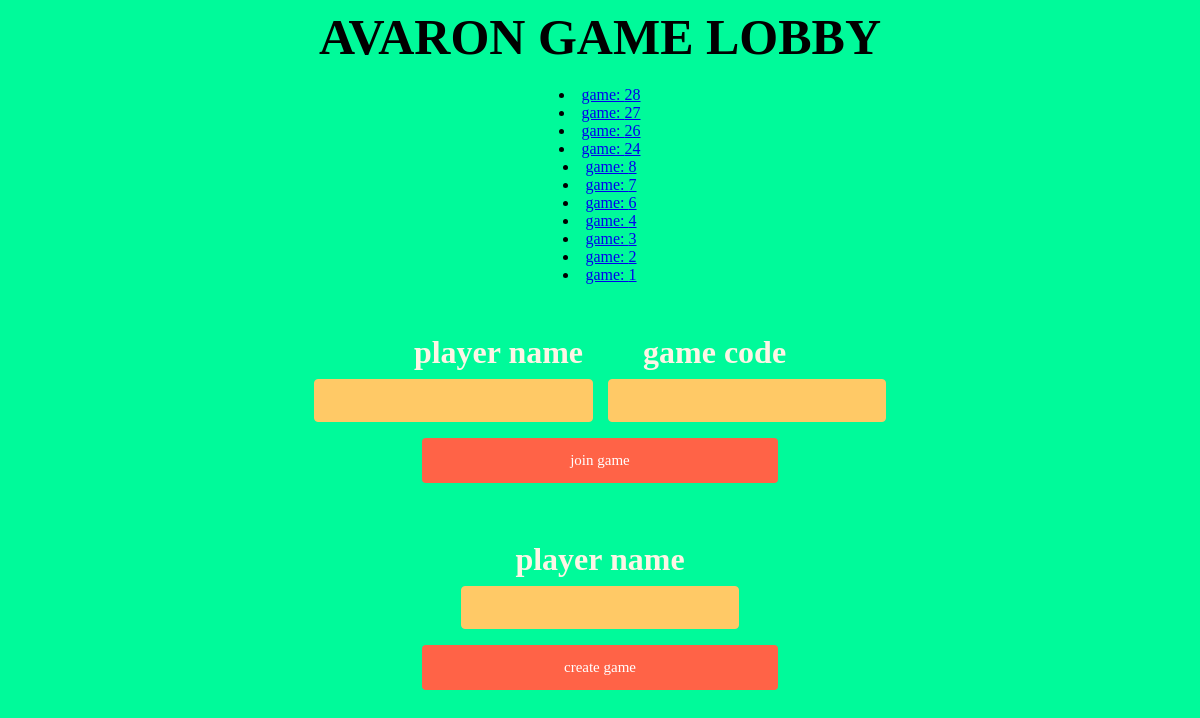
/avaron/, run on an earlier commit of the app's database.
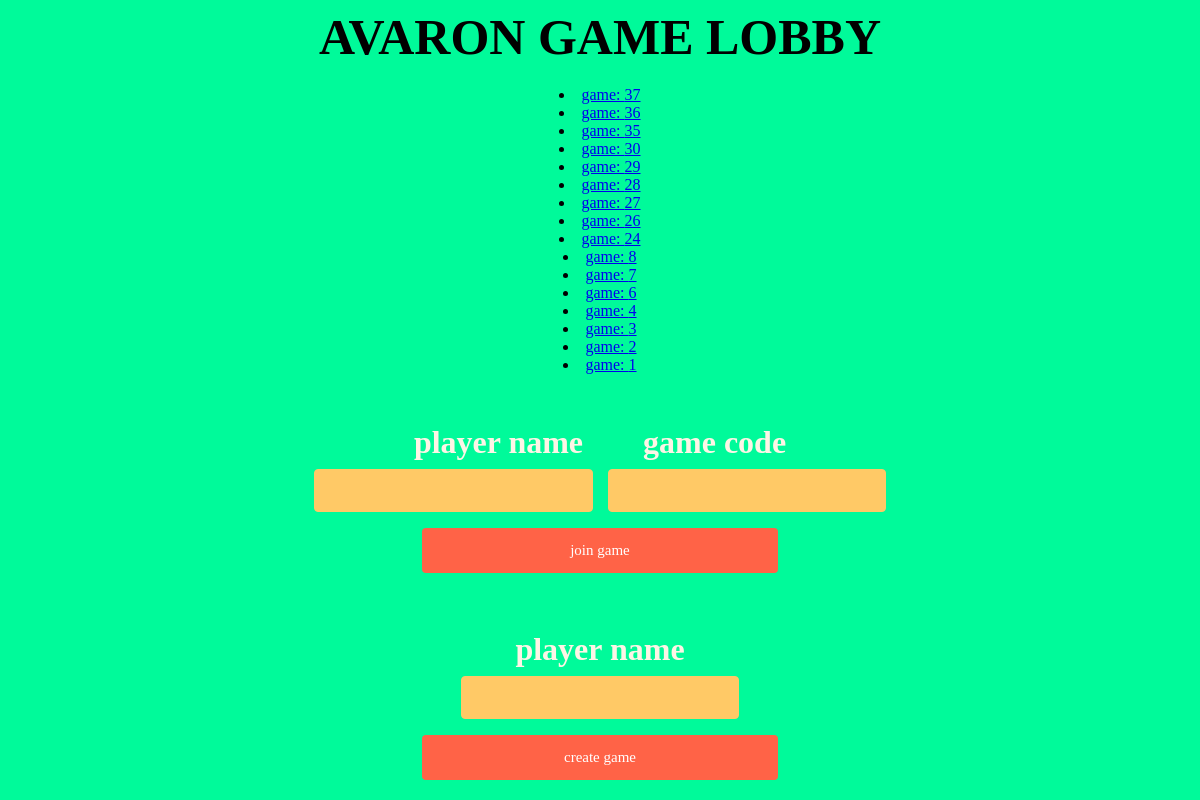
And on a later commit of the database.
### avaron/models.py (models this page shows, shortened)
class Game(models.Model):
	room_num = models.IntegerField()
	pub_date = models.DateTimeField('date created')

### avaron/views.py (the view)
def index(request):
    latest_game_list = Game.objects.order_by('-pub_date')
    template = loader.get_template('avaron/index.html')
    context = {
        'latest_game_list': latest_game_list,
    }
    request.session['gameEntry']="na"
    return HttpResponse(template.render(context, request))

### avaron/templates/avaron/index.html (shortened to what this page needs)
<!DOCTYPE html>
<html>
<head>
{% load static %}
<link href="{% static 'avaron/lobby.css' %}" rel="stylesheet" type="text/css"/>
</head>
<body>
	<h1><montserratb>AVARON GAME LOBBY</montserratb></h1>
	<p class = "bottomspace2">
	{% if latest_game_list %}
    {% for game in latest_game_list %}
        <li><a href="{% url 'avaron:game_room' game.room_num %}"><montserrat>game: {{ game.room_num }}</montserrat></a></li>
    {% endfor %}
	{% else %}</p>
    <p><montserrat>No games exist.</montserrat></p>
{% endif %}
<p class = "bottomspace">
<form action = "make_player/" method="post">
<montserrat><whiteC><h1>player name<ind>game code</ind> </h1></whiteC></montserrat>
<p><input id="player_name" type="text" name="player_field"><ind2><input id="game_num" type="text" name="game_field"></ind2></p>
<input type="submit" value="join game">
</form></p>
<p class = "bottomspace">
<form action = "make_game/" method="post">
<montserrat><whiteC><h1>player name</h1></whiteC></montserrat>
<p><input id="player_name" type="text" name="player_field"></p>
<input type="submit" value="create game">
</form></p>
</body>
</html>

### avaron/static/avaron/lobby.css (style rules this page uses)
p { margin: 0; }
.bottomspace { margin-bottom: 50px; }
.bottomspace2 { margin-bottom: 20px; }
montserrat { font-family: "montserrat"; }
montserratb { font-family: "montserratb"; font-size: 50px; }
whiteC { color: #fdf5e6; }
h1 { margin: 0; }
ind { padding-left: 60px; }
ind2 { padding-left: 15px; }
body { text-align: center; background-color: #00FA9A; }
input[type=text], select { width: 20%; padding: 12px 20px; margin: 8px 0; display: inline-block; border: 1px solid #ffc966; border-radius: 4px;*/ box-sizing: border-box; background-color: #ffc966; }
input, select, textarea { color: White; font-family: "montserrat"; font-size: 15px; }
input[type=submit] { width: 30%; background-color: Tomato; color: white; padding: 14px 20px; margin: 8px 0; border: none; border-radius: 4px; cursor: pointer; }

What changed in the data, as far as the page shows it:
added Game: room_num "37"
added Game: room_num "36"
added Game: room_num "35"
added Game: room_num "30"
added Game: room_num "29"
